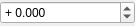
<?xml version="1.0" encoding="UTF-8"?>
<ui version="4.0">
 <class>NodeAdd</class>
 <widget class="QWidget" name="NodeAdd">
  <property name="geometry">
   <rect>
    <x>0</x>
    <y>0</y>
    <width>135</width>
    <height>26</height>
   </rect>
  </property>
  <layout class="QVBoxLayout" name="verticalLayout">
   <property name="spacing">
    <number>2</number>
   </property>
   <property name="leftMargin">
    <number>0</number>
   </property>
   <property name="topMargin">
    <number>0</number>
   </property>
   <property name="rightMargin">
    <number>0</number>
   </property>
   <property name="bottomMargin">
    <number>0</number>
   </property>
   <item>
    <widget class="QDoubleSpinBox" name="_value">
     <property name="prefix">
      <string>+ </string>
     </property>
     <property name="decimals">
      <number>3</number>
     </property>
     <property name="minimum">
      <double>-9999999.000000000000000</double>
     </property>
     <property name="maximum">
      <double>9999999.000000000000000</double>
     </property>
    </widget>
   </item>
  </layout>
 </widget>
 <resources/>
 <connections/>
</ui>
